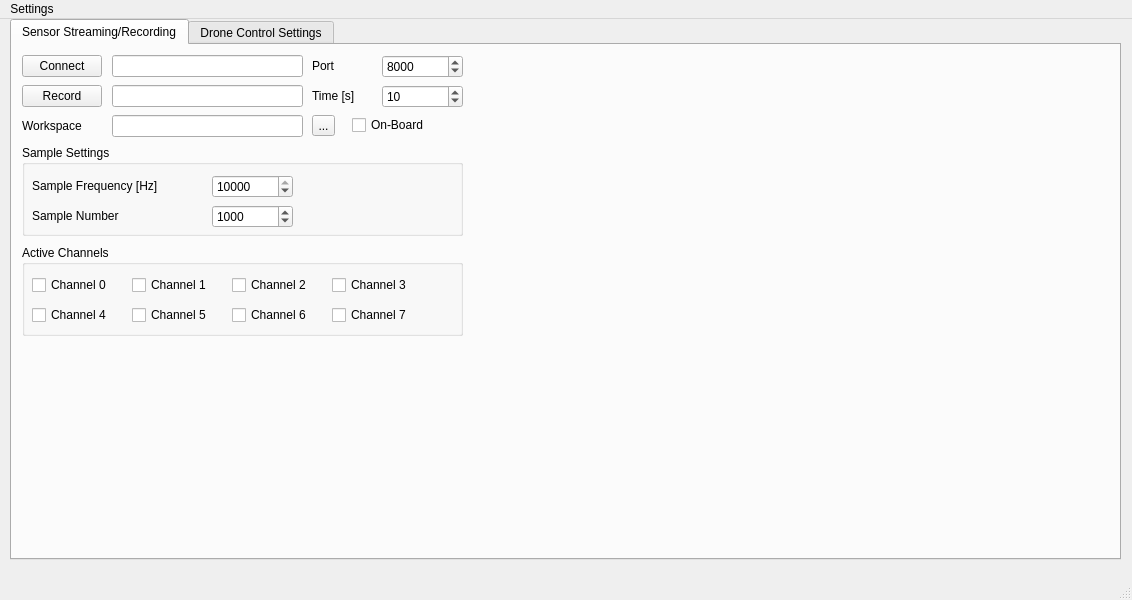
<?xml version="1.0" encoding="UTF-8"?>
<ui version="4.0">
 <class>MainWindow</class>
 <widget class="QMainWindow" name="MainWindow">
  <property name="geometry">
   <rect>
    <x>0</x>
    <y>0</y>
    <width>1132</width>
    <height>600</height>
   </rect>
  </property>
  <property name="windowTitle">
   <string>Drone Capture Control</string>
  </property>
  <widget class="QWidget" name="centralwidget">
   <widget class="QTabWidget" name="tabWidget">
    <property name="geometry">
     <rect>
      <x>10</x>
      <y>0</y>
      <width>1111</width>
      <height>541</height>
     </rect>
    </property>
    <property name="currentIndex">
     <number>0</number>
    </property>
    <widget class="QWidget" name="sensorServerTab">
     <attribute name="title">
      <string>Sensor Streaming/Recording</string>
     </attribute>
     <widget class="QToolButton" name="loadButton">
      <property name="geometry">
       <rect>
        <x>300</x>
        <y>70</y>
        <width>23</width>
        <height>21</height>
       </rect>
      </property>
      <property name="text">
       <string>...</string>
      </property>
     </widget>
     <widget class="QSpinBox" name="portSpinBox">
      <property name="geometry">
       <rect>
        <x>370</x>
        <y>10</y>
        <width>81</width>
        <height>23</height>
       </rect>
      </property>
      <property name="maximum">
       <number>65535</number>
      </property>
      <property name="value">
       <number>8000</number>
      </property>
     </widget>
     <widget class="QLabel" name="portLabel">
      <property name="geometry">
       <rect>
        <x>300</x>
        <y>10</y>
        <width>53</width>
        <height>21</height>
       </rect>
      </property>
      <property name="text">
       <string>Port</string>
      </property>
     </widget>
     <widget class="QSpinBox" name="recordTimeBox">
      <property name="geometry">
       <rect>
        <x>370</x>
        <y>40</y>
        <width>81</width>
        <height>23</height>
       </rect>
      </property>
      <property name="maximum">
       <number>100</number>
      </property>
      <property name="singleStep">
       <number>1</number>
      </property>
      <property name="value">
       <number>10</number>
      </property>
     </widget>
     <widget class="QPushButton" name="connectButton">
      <property name="geometry">
       <rect>
        <x>10</x>
        <y>10</y>
        <width>80</width>
        <height>22</height>
       </rect>
      </property>
      <property name="text">
       <string>Connect</string>
      </property>
     </widget>
     <widget class="QLabel" name="recordTimeLabel">
      <property name="geometry">
       <rect>
        <x>300</x>
        <y>40</y>
        <width>51</width>
        <height>21</height>
       </rect>
      </property>
      <property name="text">
       <string>Time [s]</string>
      </property>
     </widget>
     <widget class="QPushButton" name="recordButton">
      <property name="geometry">
       <rect>
        <x>10</x>
        <y>40</y>
        <width>80</width>
        <height>22</height>
       </rect>
      </property>
      <property name="text">
       <string>Record</string>
      </property>
     </widget>
     <widget class="QCheckBox" name="onBoardRecordCheckbox">
      <property name="geometry">
       <rect>
        <x>340</x>
        <y>70</y>
        <width>91</width>
        <height>20</height>
       </rect>
      </property>
      <property name="text">
       <string>On-Board</string>
      </property>
     </widget>
     <widget class="QLineEdit" name="folderEdit">
      <property name="geometry">
       <rect>
        <x>100</x>
        <y>70</y>
        <width>191</width>
        <height>22</height>
       </rect>
      </property>
     </widget>
     <widget class="QGroupBox" name="activeChannelBox">
      <property name="geometry">
       <rect>
        <x>10</x>
        <y>200</y>
        <width>441</width>
        <height>91</height>
       </rect>
      </property>
      <property name="title">
       <string>Active Channels</string>
      </property>
      <widget class="QCheckBox" name="channelBox6">
       <property name="geometry">
        <rect>
         <x>210</x>
         <y>60</y>
         <width>91</width>
         <height>20</height>
        </rect>
       </property>
       <property name="text">
        <string>Channel 6</string>
       </property>
      </widget>
      <widget class="QCheckBox" name="channelBox5">
       <property name="geometry">
        <rect>
         <x>110</x>
         <y>60</y>
         <width>91</width>
         <height>20</height>
        </rect>
       </property>
       <property name="text">
        <string>Channel 5</string>
       </property>
      </widget>
      <widget class="QCheckBox" name="channelBox3">
       <property name="geometry">
        <rect>
         <x>310</x>
         <y>30</y>
         <width>91</width>
         <height>20</height>
        </rect>
       </property>
       <property name="text">
        <string>Channel 3</string>
       </property>
      </widget>
      <widget class="QCheckBox" name="channelBox4">
       <property name="geometry">
        <rect>
         <x>10</x>
         <y>60</y>
         <width>91</width>
         <height>20</height>
        </rect>
       </property>
       <property name="text">
        <string>Channel 4</string>
       </property>
      </widget>
      <widget class="QCheckBox" name="channelBox0">
       <property name="geometry">
        <rect>
         <x>10</x>
         <y>30</y>
         <width>91</width>
         <height>20</height>
        </rect>
       </property>
       <property name="text">
        <string>Channel 0</string>
       </property>
      </widget>
      <widget class="QCheckBox" name="channelBox1">
       <property name="geometry">
        <rect>
         <x>110</x>
         <y>30</y>
         <width>91</width>
         <height>20</height>
        </rect>
       </property>
       <property name="text">
        <string>Channel 1</string>
       </property>
      </widget>
      <widget class="QCheckBox" name="channelBox7">
       <property name="geometry">
        <rect>
         <x>310</x>
         <y>60</y>
         <width>91</width>
         <height>20</height>
        </rect>
       </property>
       <property name="text">
        <string>Channel 7</string>
       </property>
      </widget>
      <widget class="QCheckBox" name="channelBox2">
       <property name="geometry">
        <rect>
         <x>210</x>
         <y>30</y>
         <width>91</width>
         <height>20</height>
        </rect>
       </property>
       <property name="text">
        <string>Channel 2</string>
       </property>
      </widget>
     </widget>
     <widget class="QLineEdit" name="recordNameEdit">
      <property name="geometry">
       <rect>
        <x>100</x>
        <y>40</y>
        <width>191</width>
        <height>22</height>
       </rect>
      </property>
     </widget>
     <widget class="QLabel" name="workspaceLabel">
      <property name="geometry">
       <rect>
        <x>10</x>
        <y>70</y>
        <width>81</width>
        <height>21</height>
       </rect>
      </property>
      <property name="text">
       <string>Workspace</string>
      </property>
     </widget>
     <widget class="QLineEdit" name="ipEdit">
      <property name="geometry">
       <rect>
        <x>100</x>
        <y>10</y>
        <width>191</width>
        <height>22</height>
       </rect>
      </property>
     </widget>
     <widget class="QGroupBox" name="sampleSettingsBox">
      <property name="geometry">
       <rect>
        <x>10</x>
        <y>100</y>
        <width>441</width>
        <height>91</height>
       </rect>
      </property>
      <property name="title">
       <string>Sample Settings</string>
      </property>
      <widget class="QLabel" name="sampleFrequencyLabel">
       <property name="geometry">
        <rect>
         <x>10</x>
         <y>30</y>
         <width>151</width>
         <height>21</height>
        </rect>
       </property>
       <property name="text">
        <string>Sample Frequency [Hz]</string>
       </property>
      </widget>
      <widget class="QLabel" name="sampleNumberLabel">
       <property name="geometry">
        <rect>
         <x>10</x>
         <y>60</y>
         <width>151</width>
         <height>21</height>
        </rect>
       </property>
       <property name="text">
        <string>Sample Number</string>
       </property>
      </widget>
      <widget class="QSpinBox" name="sampleFrequencyBox">
       <property name="geometry">
        <rect>
         <x>190</x>
         <y>30</y>
         <width>81</width>
         <height>23</height>
        </rect>
       </property>
       <property name="maximum">
        <number>10000</number>
       </property>
       <property name="value">
        <number>10000</number>
       </property>
      </widget>
      <widget class="QSpinBox" name="sampleNumberBox">
       <property name="geometry">
        <rect>
         <x>190</x>
         <y>60</y>
         <width>81</width>
         <height>23</height>
        </rect>
       </property>
       <property name="maximum">
        <number>100000</number>
       </property>
       <property name="value">
        <number>1000</number>
       </property>
      </widget>
     </widget>
     <widget class="QWidget" name="verticalLayoutWidget">
      <property name="geometry">
       <rect>
        <x>460</x>
        <y>10</y>
        <width>641</width>
        <height>461</height>
       </rect>
      </property>
      <layout class="QVBoxLayout" name="livePlotLayout"/>
     </widget>
    </widget>
    <widget class="QWidget" name="droneControlTab">
     <attribute name="title">
      <string>Drone Control Settings</string>
     </attribute>
     <widget class="QWidget" name="verticalLayoutWidget_2">
      <property name="geometry">
       <rect>
        <x>460</x>
        <y>10</y>
        <width>641</width>
        <height>461</height>
       </rect>
      </property>
      <layout class="QVBoxLayout" name="dronePlotLayout"/>
     </widget>
    </widget>
   </widget>
  </widget>
  <widget class="QMenuBar" name="menubar">
   <property name="geometry">
    <rect>
     <x>0</x>
     <y>0</y>
     <width>1132</width>
     <height>19</height>
    </rect>
   </property>
   <widget class="QMenu" name="menuSettings">
    <property name="title">
     <string>Settings</string>
    </property>
    <widget class="QMenu" name="menuTheme">
     <property name="title">
      <string>Theme</string>
     </property>
     <addaction name="actionLight"/>
     <addaction name="actionDark"/>
    </widget>
    <addaction name="menuTheme"/>
    <addaction name="action_SaveSettings"/>
   </widget>
   <addaction name="menuSettings"/>
  </widget>
  <widget class="QStatusBar" name="statusbar"/>
  <action name="actionLight">
   <property name="text">
    <string>Light</string>
   </property>
  </action>
  <action name="actionDark">
   <property name="text">
    <string>Dark</string>
   </property>
  </action>
  <action name="action_SaveSettings">
   <property name="text">
    <string>Save Settings</string>
   </property>
  </action>
 </widget>
 <resources/>
 <connections/>
</ui>
